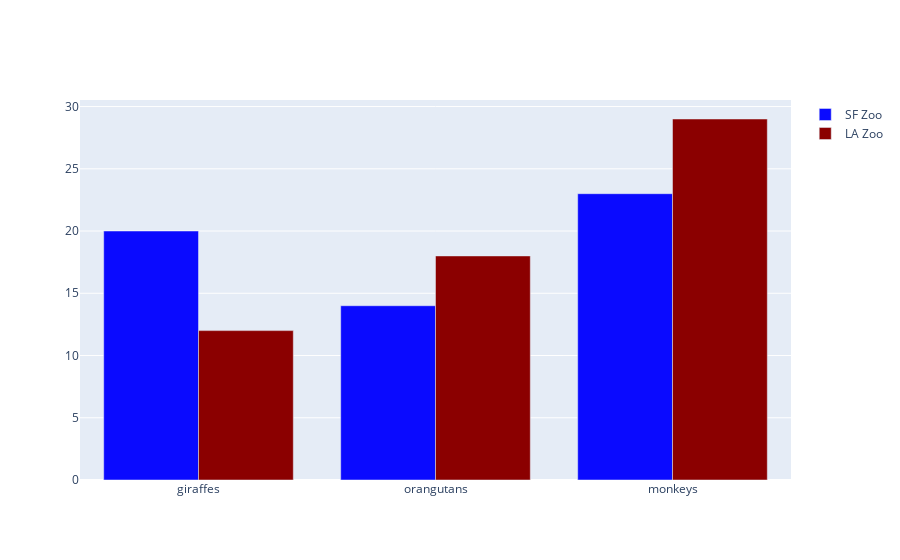

Write notebook code for a chart like this one.
### Code cell
# Grouped bar chart
trace1 = go.Bar(
    x=['giraffes', 'orangutans', 'monkeys'],
    y=[20, 14, 23],
    name='SF Zoo',
    marker=dict(color='rgb(10,10,255)')
)
trace2 = go.Bar(
    x=['giraffes', 'orangutans', 'monkeys'],
    y=[12, 18, 29],
    name='LA Zoo',
    marker=dict(color='rgb(139,0,0)')
)

data = [trace1, trace2]
layout = go.Layout(
    barmode='group'
)

fig = go.Figure(data=data, layout=layout)
iplot(fig)

### Figure 1 — Plotly figure (JSON) as saved in the notebook; plotly's stock layout.template omitted (floating-point values rounded to 4 significant figures)
{"data": [{"marker": {"color": "rgb(10,10,255)"}, "name": "SF Zoo", "type": "bar", "x": ["giraffes", "orangutans", "monkeys"], "y": [20, 14, 23]}, {"marker": {"color": "rgb(139,0,0)"}, "name": "LA Zoo", "type": "bar", "x": ["giraffes", "orangutans", "monkeys"], "y": [12, 18, 29]}], "layout": {"barmode": "group"}}
